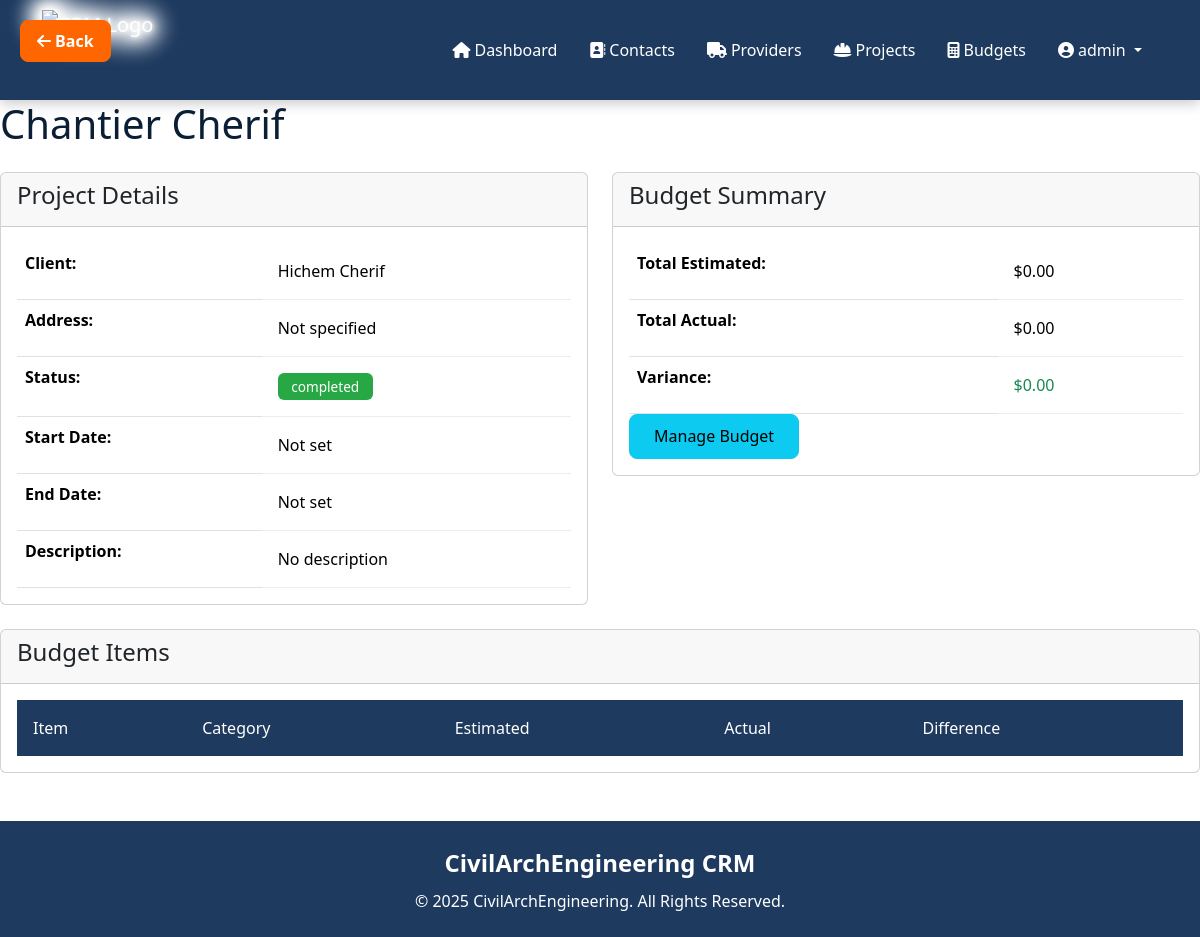
/projects/2 (signed in), run on the app's committed database.
### app.py (models this page shows, shortened)
class User(UserMixin, db.Model):
    id = db.Column(db.Integer, primary_key=True)
    username = db.Column(db.String(80), unique=True, nullable=False)
    password_hash = db.Column(db.String(120), nullable=False)

class Project(db.Model):
    id = db.Column(db.Integer, primary_key=True)
    name = db.Column(db.String(100), nullable=False)
    client_name = db.Column(db.String(100))
    address = db.Column(db.String(200))
    start_date = db.Column(db.Date)
    end_date = db.Column(db.Date)
    status = db.Column(db.String(50))
    description = db.Column(db.Text)
    budget_total = db.Column(db.Float, default=0.0)

### app.py (the view)
@app.route('/projects/<int:id>')
@login_required
def project_detail(id):
    project = Project.query.get_or_404(id)
    return render_template('project_detail.html', project=project)

### app.py (called while the page is built)
@login_manager.user_loader
def load_user(user_id):
    return User.query.get(int(user_id))

### templates/project_detail.html (shortened to what this page needs)
{% extends "base.html" %}
{% block content %}
<div class="row">
    <div class="col-12">
        <h1 class="mb-4">{{ project.name }}</h1>
    </div>
</div>
<div class="row">
    <div class="col-md-6">
        <div class="card mb-4">
            <div class="card-header">
                <h4>Project Details</h4>
            </div>
            <div class="card-body">
                <table class="table">
                    <tr>
                        <th>Client:</th>
                        <td>{{ project.client_name or 'Not specified' }}</td>
                    </tr>
                    <tr>
                        <th>Address:</th>
                        <td>{{ project.address or 'Not specified' }}</td>
                    </tr>
                    <tr>
                        <th>Status:</th>
                        <td>
                            <span class="badge bg-{{ 'warning' if project.status == 'planned' else 'primary' if project.status == 'in_progress' else 'success' }}">
                                {{ project.status }}
                            </span>
                        </td>
                    </tr>
                    <tr>
                        <th>Start Date:</th>
                        <td>{{ project.start_date.strftime('%Y-%m-%d') if project.start_date else 'Not set' }}</td>
                    </tr>
                    <tr>
                        <th>End Date:</th>
                        <td>{{ project.end_date.strftime('%Y-%m-%d') if project.end_date else 'Not set' }}</td>
                    </tr>
                    <tr>
                        <th>Description:</th>
                        <td>{{ project.description or 'No description' }}</td>
                    </tr>
                </table>
            </div>
        </div>
    </div>
    <div class="col-md-6">
        <div class="card mb-4">
            <div class="card-header">
                <h4>Budget Summary</h4>
            </div>
            <div class="card-body">
                {% set total_estimated = project.budget_items|sum(attribute='estimated_cost') %}
                {% set total_actual = project.budget_items|sum(attribute='actual_cost') %}
                <table class="table">
                    <tr>
                        <th>Total Estimated:</th>
                        <td>${{ "%.2f"|format(total_estimated) }}</td>
                    </tr>
                    <tr>
                        <th>Total Actual:</th>
                        <td>${{ "%.2f"|format(total_actual) }}</td>
                    </tr>
                    <tr>
                        <th>Variance:</th>
                        <td class="{% if total_actual > total_estimated %}text-danger{% else %}text-success{% endif %}">
                            ${{ "%.2f"|format(total_actual - total_estimated) }}
                        </td>
                    </tr>
                </table>
                <a href="{{ url_for('budgets') }}" class="btn btn-info">Manage Budget</a>
            </div>
        </div>
    </div>
</div>
<div class="row">
    <div class="col-12">
        <div class="card">
            <div class="card-header">
                <h4>Budget Items</h4>
            </div>
            <div class="card-body">
                <table class="table">
                    <thead>
                        <tr>
                            <th>Item</th>
                            <th>Category</th>
                            <th>Estimated</th>
                            <th>Actual</th>
                            <th>Difference</th>
                        </tr>
                    </thead>
                </table>
            </div>
        </div>
    </div>
</div>
{% endblock %}

### templates/base.html (shortened to what this page needs)
<!DOCTYPE html>
<html lang="en">
<head>
    <link href="https://cdn.jsdelivr.net/npm/bootstrap@5.3.3/dist/css/bootstrap.min.css" rel="stylesheet">
    <link rel="stylesheet" href="https://cdnjs.cloudflare.com/ajax/libs/font-awesome/6.5.0/css/all.min.css">
    <link rel="stylesheet" href="{{ url_for('static', filename='style.css') }}">
</head>
<body>
    {% if request.endpoint != 'index' %}
    <button class="btn btn-warning position-fixed" onclick="history.back()"
            style="background-color: #ff8c00; border-color: #ff8c00; color: white; font-weight: bold;
                   top: 20px; left: 20px; z-index: 1050; border-radius: 8px; padding: 8px 16px;">
        <i class="fas fa-arrow-left me-1"></i>Back
    </button>
    {% endif %}
    <header class="fixed-top">
        <div class="container">
            <nav class="navbar navbar-expand-lg navbar-dark">
                <a class="navbar-brand" href="{{ url_for('index') }}">
                </a>
                <div class="collapse navbar-collapse justify-content-end" id="navbarNav">
                    <ul class="navbar-nav">
                        <li class="nav-item">
                            <a class="nav-link {% if request.endpoint == 'index' %}active{% endif %}" href="{{ url_for('index') }}">
                                <i class="fas fa-home me-1"></i>Dashboard
                            </a>
                        </li>
                        <li class="nav-item">
                            <a class="nav-link {% if request.endpoint == 'contacts' %}active{% endif %}" href="{{ url_for('contacts') }}">
                                <i class="fas fa-address-book me-1"></i>Contacts
                            </a>
                        </li>
                        <li class="nav-item">
                            <a class="nav-link {% if request.endpoint == 'providers' %}active{% endif %}" href="{{ url_for('providers') }}">
                                <i class="fas fa-truck me-1"></i>Providers
                            </a>
                        </li>
                        <li class="nav-item">
                            <a class="nav-link {% if request.endpoint == 'projects' %}active{% endif %}" href="{{ url_for('projects') }}">
                                <i class="fas fa-hard-hat me-1"></i>Projects
                            </a>
                        </li>
                        <li class="nav-item">
                            <a class="nav-link {% if request.endpoint == 'budgets' %}active{% endif %}" href="{{ url_for('budgets') }}">
                                <i class="fas fa-calculator me-1"></i>Budgets
                            </a>
                        </li>
                        {% if current_user.is_authenticated %}
                        <li class="nav-item dropdown">
                            <a class="nav-link dropdown-toggle" href="#" role="button" data-bs-toggle="dropdown">
                                <i class="fas fa-user-circle me-1"></i>{{ current_user.username }}
                            </a>
                        </li>
                        {% endif %}
                    </ul>
                </div>
            </nav>
        </div>
    </header>
    <main>
        {% block content %}{% endblock %}
    </main>
    <footer>
        <div class="container py-4">
            <p class="mb-2 fs-4 fw-bold">CivilArchEngineering CRM</p>
            <p class="mb-0">© 2025 CivilArchEngineering. All Rights Reserved.</p>
        </div>
    </footer>
</body>
</html>

### static/style.css (style rules this page uses)
:root { --primary: #1E3A5F; --primary-mid: #2C5282; --accent-glow: #4DA8DA; --accent: #FF6600; --dark-text: #0A1F35; --light-bg: #E8EEF4; --white: #FFFFFF; --sidebar-width: 250px; }
body { font-family: 'Segoe UI', Tahoma, Geneva, Verdana, sans-serif; color: var(--dark-text); background-color: #fff; padding-top: 100px; min-height: 100vh; display: flex; flex-direction: column; }
main { flex: 1; }
header { background: var(--primary); box-shadow: 0 4px 12px rgba(0,0,0,0.2); }
.navbar { padding: 0; min-height: 100px; }
.navbar-brand { display: flex; align-items: center; padding: 0; }
.nav-link { color: var(--white) !important; font-weight: 500; transition: color 0.3s; padding: 0.5rem 1rem !important; }
.nav-link i { margin-right: 0.3rem; }
.table { margin-bottom: 0; }
.table thead th { background: var(--primary); color: white; font-weight: 500; border-bottom: none; padding: 1rem; }
.table td { padding: 1rem; vertical-align: middle; border-bottom: 1px solid var(--light-bg); }
.btn { border-radius: 8px; font-weight: 500; padding: 0.6rem 1.5rem; transition: all 0.3s; }
.btn-warning, .btn-warning:hover, .btn-warning:focus, .btn-warning:active { background-color: var(--accent) !important; border-color: var(--accent) !important; color: var(--white) !important; }
footer { background: var(--primary); color: var(--white); text-align: center; margin-top: 3rem; }
.badge.bg-success { background-color: #28a745 !important; }
.badge { color: white !important; padding: 0.5em 1em; font-size: 0.85em; font-weight: 500; }

### data on the page
User: username "admin"
Project: name "Chantier Cherif", client_name "Hichem Cherif", address "Not specified", status "completed", start_date "Not set", end_date "Not set", description "No description"

### other printed values
{{ "%.2f"|format(total_estimated) }} "0.00"
{{ "%.2f"|format(total_actual) }} "0.00"
{{ "%.2f"|format(total_actual - total_estimated) }} "0.00"
